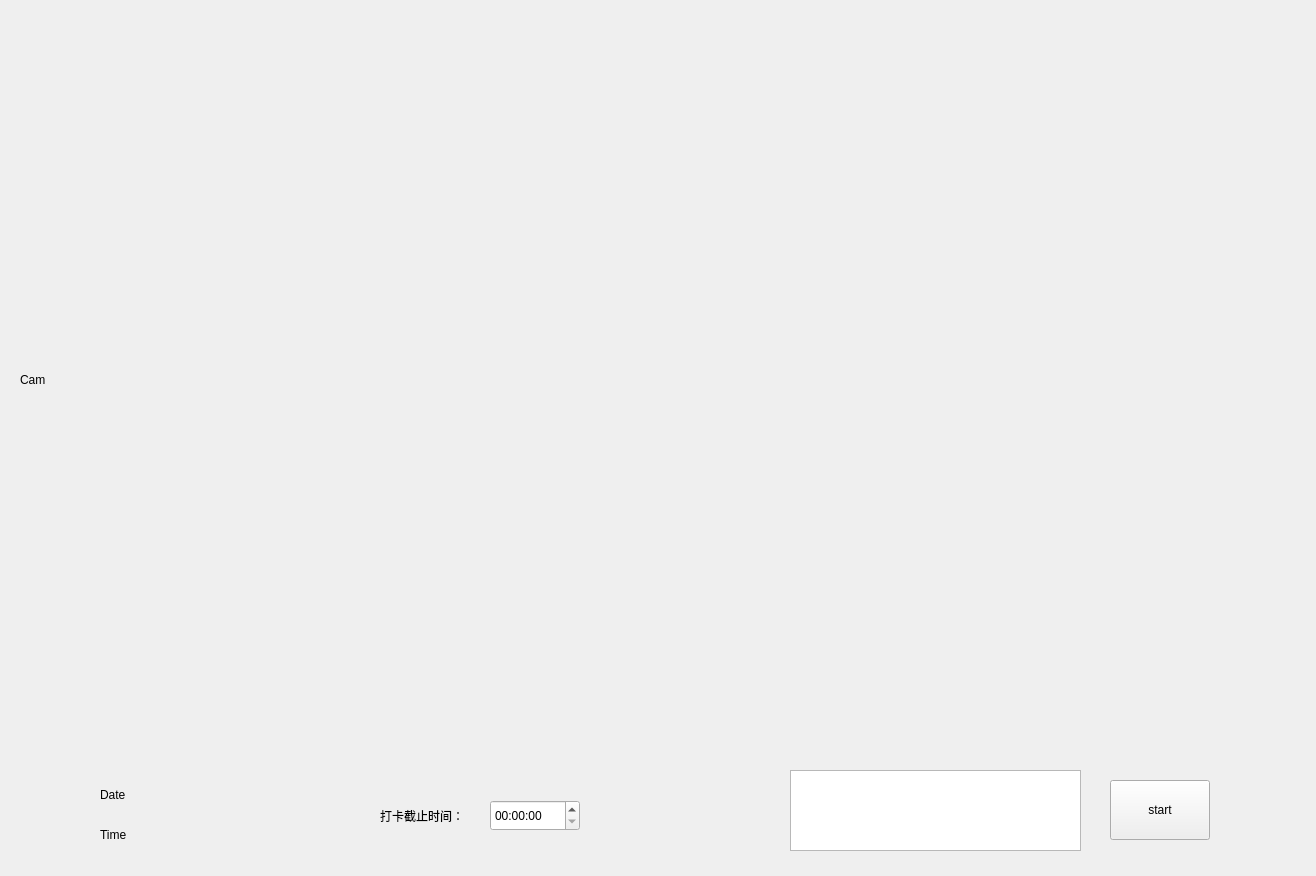
<?xml version="1.0" encoding="UTF-8"?>
<ui version="4.0">
 <class>Form</class>
 <widget class="QWidget" name="Form">
  <property name="geometry">
   <rect>
    <x>0</x>
    <y>0</y>
    <width>1316</width>
    <height>876</height>
   </rect>
  </property>
  <property name="windowTitle">
   <string>人脸考勤系统</string>
  </property>
  <widget class="QPushButton" name="control_bt">
   <property name="geometry">
    <rect>
     <x>1110</x>
     <y>780</y>
     <width>100</width>
     <height>60</height>
    </rect>
   </property>
   <property name="minimumSize">
    <size>
     <width>100</width>
     <height>60</height>
    </size>
   </property>
   <property name="maximumSize">
    <size>
     <width>100</width>
     <height>60</height>
    </size>
   </property>
   <property name="text">
    <string>start</string>
   </property>
  </widget>
  <widget class="QTextBrowser" name="textBrowser">
   <property name="geometry">
    <rect>
     <x>790</x>
     <y>770</y>
     <width>291</width>
     <height>81</height>
    </rect>
   </property>
   <property name="maximumSize">
    <size>
     <width>500</width>
     <height>100</height>
    </size>
   </property>
  </widget>
  <widget class="QLabel" name="image_label">
   <property name="enabled">
    <bool>true</bool>
   </property>
   <property name="geometry">
    <rect>
     <x>20</x>
     <y>20</y>
     <width>1280</width>
     <height>720</height>
    </rect>
   </property>
   <property name="minimumSize">
    <size>
     <width>1280</width>
     <height>720</height>
    </size>
   </property>
   <property name="maximumSize">
    <size>
     <width>1280</width>
     <height>720</height>
    </size>
   </property>
   <property name="text">
    <string>Cam</string>
   </property>
  </widget>
  <widget class="QLabel" name="date_label">
   <property name="geometry">
    <rect>
     <x>100</x>
     <y>780</y>
     <width>150</width>
     <height>30</height>
    </rect>
   </property>
   <property name="minimumSize">
    <size>
     <width>150</width>
     <height>30</height>
    </size>
   </property>
   <property name="maximumSize">
    <size>
     <width>150</width>
     <height>30</height>
    </size>
   </property>
   <property name="text">
    <string>Date</string>
   </property>
  </widget>
  <widget class="QLabel" name="time_label">
   <property name="geometry">
    <rect>
     <x>100</x>
     <y>820</y>
     <width>150</width>
     <height>30</height>
    </rect>
   </property>
   <property name="minimumSize">
    <size>
     <width>150</width>
     <height>30</height>
    </size>
   </property>
   <property name="maximumSize">
    <size>
     <width>150</width>
     <height>30</height>
    </size>
   </property>
   <property name="text">
    <string>Time</string>
   </property>
  </widget>
  <widget class="QTimeEdit" name="dead_time">
   <property name="geometry">
    <rect>
     <x>490</x>
     <y>800</y>
     <width>90</width>
     <height>31</height>
    </rect>
   </property>
   <property name="displayFormat">
    <string>hh:mm:ss</string>
   </property>
  </widget>
  <widget class="QLabel" name="label">
   <property name="geometry">
    <rect>
     <x>380</x>
     <y>800</y>
     <width>111</width>
     <height>31</height>
    </rect>
   </property>
   <property name="text">
    <string>打卡截止时间：</string>
   </property>
  </widget>
 </widget>
 <resources/>
 <connections/>
</ui>
